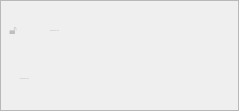
   <widget class="QFrame" name="frame_4">
    <property name="enabled">
     <bool>false</bool>
    </property>
    <property name="geometry">
     <rect>
      <x>430</x>
      <y>12</y>
      <width>239</width>
      <height>111</height>
     </rect>
    </property>
    <property name="styleSheet">
     <string notr="true">.neon_frame {}</string>
    </property>
    <property name="frameShape">
     <enum>QFrame::Shape::StyledPanel</enum>
    </property>
    <property name="frameShadow">
     <enum>QFrame::Shadow::Raised</enum>
    </property>
    <property name="style_type" stdset="0">
     <string>neon</string>
    </property>
    <widget class="QLabel" name="label">
     <property name="geometry">
      <rect>
       <x>50</x>
       <y>21</y>
       <width>171</width>
       <height>20</height>
      </rect>
     </property>
     <property name="font">
      <font>
       <pointsize>-1</pointsize>
       <bold>true</bold>
      </font>
     </property>
     <property name="text">
      <string>Registeration Limit</string>
     </property>
    </widget>
    <widget class="QLabel" name="regist_limit">
     <property name="geometry">
      <rect>
       <x>20</x>
       <y>69</y>
       <width>171</width>
       <height>20</height>
      </rect>
     </property>
     <property name="font">
      <font>
       <pointsize>-1</pointsize>
       <bold>true</bold>
      </font>
     </property>
     <property name="text">
      <string>Registeration Limit</string>
     </property>
    </widget>
    <widget class="QLabel" name="label_8">
     <property name="geometry">
      <rect>
       <x>9</x>
       <y>7</y>
       <width>37</width>
       <height>45</height>
      </rect>
     </property>
     <property name="text">
      <string>🔓</string>
     </property>
     <property name="label_case" stdset="0">
      <string>icon</string>
     </property>
    </widget>
   </widget>
